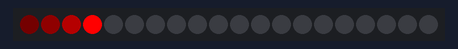
Bench run of a sketch on a simulated Arduino Uno, built with avr-gcc and run on an emulated ATmega328P. Parts: 20 RGB LEDs in strip order, left to right.

Above: at 1.11 s.
At 5.95 s:
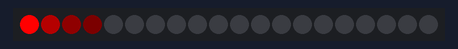
At 10.79 s:
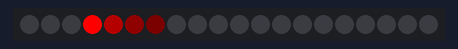
At 20.59 s:
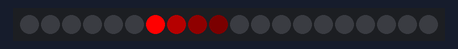
At 30.26 s:
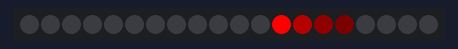
At 39.95 s:
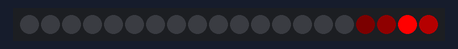

The sketch:

KnightRider.ino
```cpp
#include <Adafruit_NeoPixel.h>

// SETUP YOUR OUTPUT PIN AND NUMBER OF PIXELS
#define PIN A5
#define NUM_PIXELS  20
Adafruit_NeoPixel strip = Adafruit_NeoPixel(NUM_PIXELS, PIN, NEO_GRB + NEO_KHZ800);
//#############################KITT#######################################################
void knightRider(uint16_t cycles, uint16_t speed, uint8_t width, uint32_t color) {
  uint32_t old_val[NUM_PIXELS]; // up to 256 lights!
  // Larson time baby!
  for(int i = 0; i < cycles; i++){
    for (int count = 1; count<NUM_PIXELS; count++) {
      strip.setPixelColor(count, color);
      old_val[count] = color;
      for(int x = count; x>0; x--) {
        old_val[x-1] = dimColor(old_val[x-1], width);
        strip.setPixelColor(x-1, old_val[x-1]);
      }
      strip.show();
      delay(speed);
    }
    for (int count = NUM_PIXELS-1; count>=0; count--) {
      strip.setPixelColor(count, color);
      old_val[count] = color;
      for(int x = count; x<=NUM_PIXELS ;x++) {
        old_val[x-1] = dimColor(old_val[x-1], width);
        strip.setPixelColor(x+1, old_val[x+1]);
      }
      strip.show();
      delay(speed);
    }
  }
}
void clearStrip() {
  for( int i = 0; i<NUM_PIXELS; i++){
    strip.setPixelColor(i, 0x000000); strip.show();
  }
}
uint32_t dimColor(uint32_t color, uint8_t width) {
   return (((color&0xFF0000)/width)&0xFF0000) + (((color&0x00FF00)/width)&0x00FF00) + (((color&0x0000FF)/width)&0x0000FF);
}
uint32_t colorWheel(byte WheelPos) {
  byte state = WheelPos / 21;
}
//#############################KITT-END#######################################################
void setup() {
  strip.begin();
  clearStrip(); // Initialize all pixels to 'off'
  delay(1000);
}

void loop() {
  knightRider(3, 40, 4, 0xFF0000); // Cycles, Speed, Width, RGB Color (red)
    }
```
